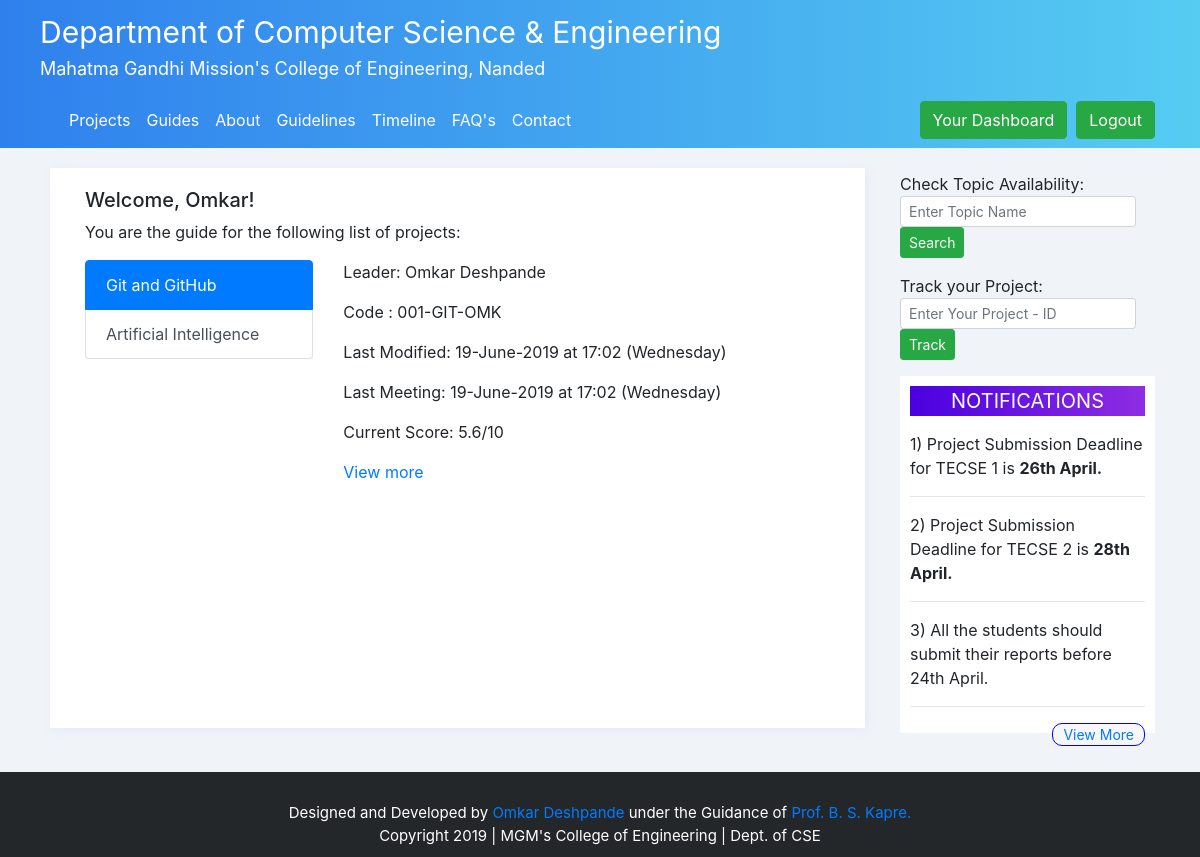
The page /dashboard (signed in) on the database its author committed.
### flaskproject/models.py (models this page shows, shortened)
class Guide(db.Model, UserMixin):
    id = db.Column(db.Integer, primary_key=True)
    name = db.Column(db.String(50), nullable=False)
    email = db.Column(db.String(120), nullable=False)
    username = db.Column(db.String(8), nullable=False)
    password = db.Column(db.String(8), nullable=False)
    interest = db.Column(db.Text, nullable=False)
    projects = db.relationship('Project', backref='mentor', lazy=True)

class Project(db.Model):
    id = db.Column(db.Integer, primary_key=True)
    title = db.Column(db.String(50), unique=True, nullable=False)
    code = db.Column(db.String(50), nullable=True)
    desc = db.Column(db.Text, nullable=False)
    status = db.Column(db.String(20), nullable=True, default='NotPublished')
    guide_id = db.Column(db.Integer, db.ForeignKey('guide.id'), nullable=True)
    team_id = db.Column(db.Integer, db.ForeignKey('team.id'), nullable=True)
    techUsed = db.Column(db.Text, nullable=True)
    reason = db.Column(db.Text, nullable=False)
    date_created = db.Column(db.DateTime, nullable=False, default=datetime.utcnow)

class Student(db.Model):
    id = db.Column(db.Integer, primary_key=True)
    team_id = db.Column(db.Integer, db.ForeignKey('team.id'), nullable=True)
    name = db.Column(db.String(50), nullable=False)
    email = db.Column(db.String(120), nullable=False)
    phone = db.Column(db.String(10), nullable=False)
    cls = db.Column(db.String(7), nullable=False)

### flaskproject/routes.py (the view)
@app.route("/dashboard")
@login_required
def dashboard():
    projects = Project.query.filter_by(guide_id=current_user.id)
    return render_template('dashboard.html', title="Dashboard", projects=projects)

### flaskproject/forms.py
class trackProject(FlaskForm):
    project_id = StringField('Track Your Project: ',
                        validators = [DataRequired(), Length(min=7)])
    track = SubmitField('Track')

### flaskproject/models.py (called while the page is built)
@login_manager.user_loader
def load_guide(guide_id):
    return Guide.query.get(int(guide_id))

### flaskproject/routes.py (called while the page is built)
@app.context_processor
def inject_sidebar_trackForm():
    trackForm = trackProject()
    return dict(trackForm=trackForm)

### flaskproject/templates/dashboard.html
{%extends 'layout.html'%}
  {%block content%}
      <div id="forms">
        <div class="container">
          {% if current_user.is_authenticated %}
            <h5>Welcome, {{current_user.name}}!</h5>
              <p>You are the guide for the following list of projects:</p>
              <div class="row">
                <div class="col-4">
                  <div class="list-group" id="list-tab" role="tablist">
                  {% for project in projects%}
                  {% set status= ''%}
                  {%if loop.index == 1%}
                    {%set status = 'active'%}
                  {%endif%}
                    <a class="list-group-item list-group-item-action {{status}}" id="list-home-list" data-toggle="list" href="#list-{{project.title}}" role="tab" aria-controls="home">{{project.title}}</a>
                  {%endfor%}
                  </div>
                </div>
                <div class="col-8">
                  <div class="tab-content" id="nav-tabContent">
                    {% for project in projects%}
                      {% set display= ''%}
                      {%if loop.index == 1%}
                        {%set display = 'show'%}
                      {%endif%}
                      <div class="tab-pane fade {{display}} active" style="word-wrap: break-word;" id="list-{{project.title}}" role="tabpanel" aria-labelledby="list-home-list">
                        <p>Leader: {{project.team.members[0].name}}</p>
                        <p>Code : {{project.code}}</p>
                        <p>Last Modified: {{ project.date_created.strftime('%d-%B-%Y at %H:%M (%A)') }}</p>
                        <p>Last Meeting: {{ project.date_created.strftime('%d-%B-%Y at %H:%M (%A)') }}</p>
                        <p>Current Score: 5.6/10</p>
                        <a href="{{url_for('trackProjects', data=project.code)}}">View more</a>
                      </div>
                    {%endfor%}
                  </div>
                </div>
              </div>
          {%endif%}
        </div>
      </div><br />
  {%endblock content%}

### flaskproject/static/main.css (style rules this page uses)
body { background: #F0F4F8; }
#forms { box-shadow: 2px 2px 10px lavender; padding: 20px; background: white; }

### rows shown on the page
Guide: name "Omkar"
Project: title "Git and GitHub", team "Omkar Deshpande", code "001-GIT-OMK", date_created "19-June-2019 at 17:02 (Wednesday)"
Project: title "Artificial Intelligence"
